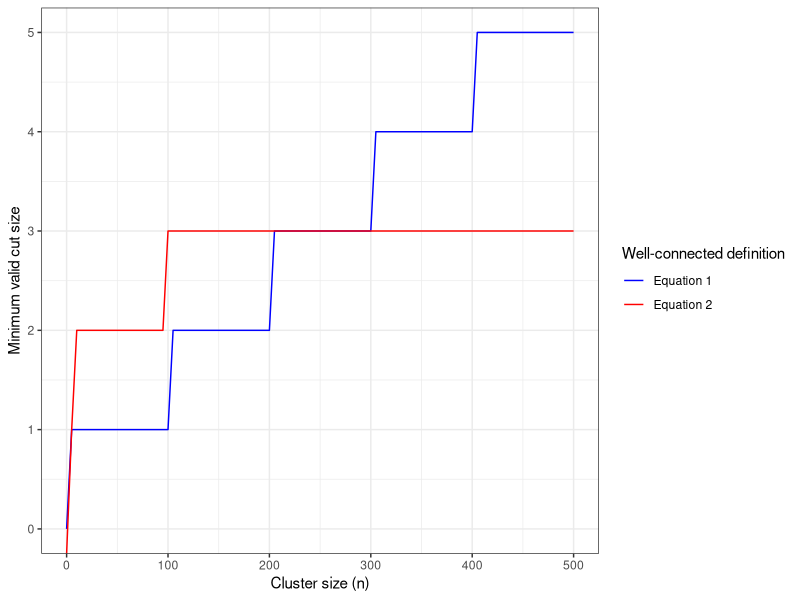
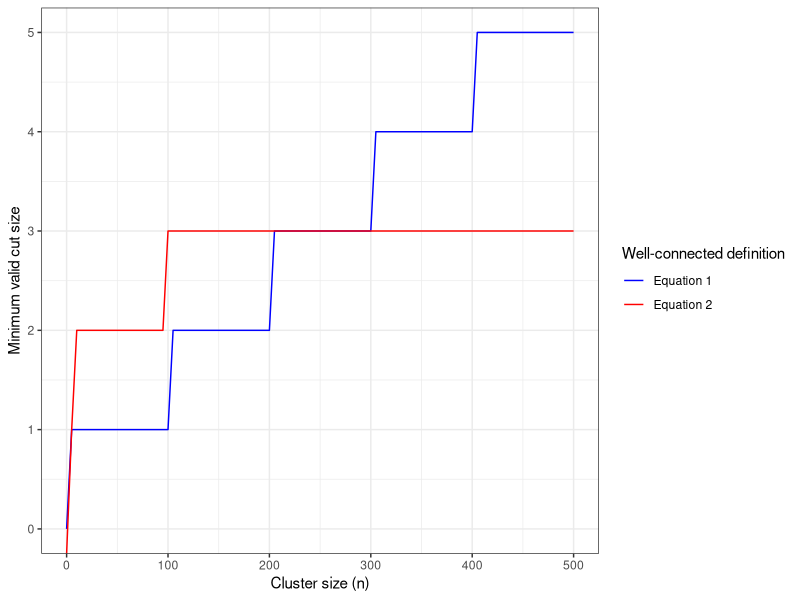

Recreate these plots in R, in order.
library(ggplot2)

#p <- ggplot() + geom_function(fun = function(x) ceiling(0.01*(x-1)), linewidth=1.2,colour = "red") + 
#  geom_function(fun = function(x) floor(1 + log10(x)), linewidth=1.2,colour = "blue") +
#  theme_bw()  + xlim(0,500)  + scale_y_continuous(breaks=c(seq(0,500,by=50))) +
#  xlab("cluster_size") + ylab("min_valid_cut") + theme(text = element_text(size = 20))


#pdf('tandys_figure_3.pdf')
#print(p)
#dev.off()

ggplot() + xlim(0,500) + ylim(0,5) +# scale_y_continuous(breaks=c(seq(0,500,by=50))) +
  geom_function(aes(colour = "Equation 1"), fun = function(x) ceiling(0.01*(x-1))) + 
  geom_function(aes(colour = "Equation 2"), fun = function(x) floor(1 + log10(x))) +
  theme_bw()+
  theme(legend.position = "right")+
  scale_colour_manual(values = c("blue", "red"))+
  xlab("Cluster size (n)") + ylab("Minimum valid cut size")+
  guides(colour=guide_legend(title="Well-connected definition"))
  #annotate(geom="text",label=expression("f(x)"), x = 0.13, y = 4, parse = TRUE, color="red")

ggsave("well_connected_definition.pdf",width=5,height=3)
